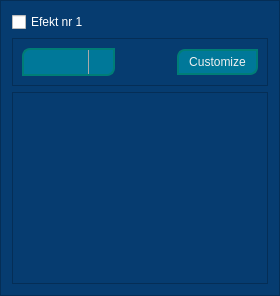
                     <widget class="QFrame" name="effect1_frame_2">
                      <property name="palette">
                       <palette>
                        <active>
                         <colorrole role="WindowText">
                          <brush brushstyle="SolidPattern">
                           <color alpha="255">
                            <red>255</red>
                            <green>255</green>
                            <blue>255</blue>
                           </color>
                          </brush>
                         </colorrole>
                         <colorrole role="Button">
                          <brush brushstyle="SolidPattern">
                           <color alpha="255">
                            <red>6</red>
                            <green>60</green>
                            <blue>112</blue>
                           </color>
                          </brush>
                         </colorrole>
                         <colorrole role="Base">
                          <brush brushstyle="SolidPattern">
                           <color alpha="255">
                            <red>6</red>
                            <green>60</green>
                            <blue>112</blue>
                           </color>
                          </brush>
                         </colorrole>
                         <colorrole role="Window">
                          <brush brushstyle="SolidPattern">
                           <color alpha="255">
                            <red>6</red>
                            <green>60</green>
                            <blue>112</blue>
                           </color>
                          </brush>
                         </colorrole>
                        </active>
                        <inactive>
                         <colorrole role="WindowText">
                          <brush brushstyle="SolidPattern">
                           <color alpha="255">
                            <red>255</red>
                            <green>255</green>
                            <blue>255</blue>
                           </color>
                          </brush>
                         </colorrole>
                         <colorrole role="Button">
                          <brush brushstyle="SolidPattern">
                           <color alpha="255">
                            <red>6</red>
                            <green>60</green>
                            <blue>112</blue>
                           </color>
                          </brush>
                         </colorrole>
                         <colorrole role="Base">
                          <brush brushstyle="SolidPattern">
                           <color alpha="255">
                            <red>6</red>
                            <green>60</green>
                            <blue>112</blue>
                           </color>
                          </brush>
                         </colorrole>
                         <colorrole role="Window">
                          <brush brushstyle="SolidPattern">
                           <color alpha="255">
                            <red>6</red>
                            <green>60</green>
                            <blue>112</blue>
                           </color>
                          </brush>
                         </colorrole>
                        </inactive>
                        <disabled>
                         <colorrole role="WindowText">
                          <brush brushstyle="SolidPattern">
                           <color alpha="255">
                            <red>190</red>
                            <green>190</green>
                            <blue>190</blue>
                           </color>
                          </brush>
                         </colorrole>
                         <colorrole role="Button">
                          <brush brushstyle="SolidPattern">
                           <color alpha="255">
                            <red>6</red>
                            <green>60</green>
                            <blue>112</blue>
                           </color>
                          </brush>
                         </colorrole>
                         <colorrole role="Base">
                          <brush brushstyle="SolidPattern">
                           <color alpha="255">
                            <red>6</red>
                            <green>60</green>
                            <blue>112</blue>
                           </color>
                          </brush>
                         </colorrole>
                         <colorrole role="Window">
                          <brush brushstyle="SolidPattern">
                           <color alpha="255">
                            <red>6</red>
                            <green>60</green>
                            <blue>112</blue>
                           </color>
                          </brush>
                         </colorrole>
                        </disabled>
                       </palette>
                      </property>
                      <property name="styleSheet">
                       <string notr="true"/>
                      </property>
                      <property name="frameShape">
                       <enum>QFrame::StyledPanel</enum>
                      </property>
                      <property name="frameShadow">
                       <enum>QFrame::Raised</enum>
                      </property>
                      <layout class="QVBoxLayout" name="verticalLayout_7">
                       <item>
                        <widget class="QCheckBox" name="effect1_active">
                         <property name="cursor">
                          <cursorShape>PointingHandCursor</cursorShape>
                         </property>
                         <property name="styleSheet">
                          <string notr="true">color: #fff;</string>
                         </property>
                         <property name="text">
                          <string>Efekt nr 1</string>
                         </property>
                        </widget>
                       </item>
                       <item>
                        <widget class="QFrame" name="effect1_choose_frame">
                         <property name="styleSheet">
                          <string notr="true"/>
                         </property>
                         <property name="frameShape">
                          <enum>QFrame::StyledPanel</enum>
                         </property>
                         <property name="frameShadow">
                          <enum>QFrame::Raised</enum>
                         </property>
                         <layout class="QHBoxLayout" name="horizontalLayout_9">
                          <item>
                           <widget class="QComboBox" name="effect1_choose_combobox">
                            <property name="sizePolicy">
                             <sizepolicy hsizetype="MinimumExpanding" vsizetype="Fixed">
                              <horstretch>0</horstretch>
                              <verstretch>0</verstretch>
                             </sizepolicy>
                            </property>
                            <property name="palette">
                             <palette>
                              <active>
                               <colorrole role="WindowText">
                                <brush brushstyle="SolidPattern">
                                 <color alpha="255">
                                  <red>255</red>
                                  <green>255</green>
                                  <blue>255</blue>
                                 </color>
                                </brush>
                               </colorrole>
                               <colorrole role="Button">
                                <brush brushstyle="SolidPattern">
                                 <color alpha="255">
                                  <red>0</red>
                                  <green>120</green>
                                  <blue>153</blue>
                                 </color>
                                </brush>
                               </colorrole>
                               <colorrole role="Text">
                                <brush brushstyle="SolidPattern">
                                 <color alpha="255">
                                  <red>255</red>
                                  <green>255</green>
                                  <blue>255</blue>
                                 </color>
                                </brush>
                               </colorrole>
                               <colorrole role="ButtonText">
                                <brush brushstyle="SolidPattern">
                                 <color alpha="255">
                                  <red>255</red>
                                  <green>255</green>
                                  <blue>255</blue>
                                 </color>
                                </brush>
                               </colorrole>
                               <colorrole role="Base">
                                <brush brushstyle="SolidPattern">
                                 <color alpha="255">
                                  <red>0</red>
                                  <green>120</green>
                                  <blue>153</blue>
                                 </color>
                                </brush>
                               </colorrole>
                               <colorrole role="Window">
                                <brush brushstyle="SolidPattern">
                                 <color alpha="255">
                                  <red>0</red>
                                  <green>120</green>
                                  <blue>153</blue>
                                 </color>
                                </brush>
                               </colorrole>
                               <colorrole role="PlaceholderText">
                                <brush brushstyle="NoBrush">
                                 <color alpha="128">
                                  <red>255</red>
                                  <green>255</green>
                                  <blue>255</blue>
                                 </color>
                                </brush>
                               </colorrole>
                              </active>
                              <inactive>
                               <colorrole role="WindowText">
                                <brush brushstyle="SolidPattern">
                                 <color alpha="255">
                                  <red>255</red>
                                  <green>255</green>
                                  <blue>255</blue>
                                 </color>
                                </brush>
                               </colorrole>
                               <colorrole role="Button">
                                <brush brushstyle="SolidPattern">
                                 <color alpha="255">
                                  <red>0</red>
                                  <green>120</green>
                                  <blue>153</blue>
                                 </color>
                                </brush>
                               </colorrole>
                               <colorrole role="Text">
                                <brush brushstyle="SolidPattern">
                                 <color alpha="255">
                                  <red>255</red>
                                  <green>255</green>
                                  <blue>255</blue>
                                 </color>
                                </brush>
                               </colorrole>
                               <colorrole role="ButtonText">
                                <brush brushstyle="SolidPattern">
                                 <color alpha="255">
                                  <red>255</red>
                                  <green>255</green>
                                  <blue>255</blue>
                                 </color>
                                </brush>
                               </colorrole>
                               <colorrole role="Base">
                                <brush brushstyle="SolidPattern">
                                 <color alpha="255">
                                  <red>0</red>
                                  <green>120</green>
                                  <blue>153</blue>
                                 </color>
                                </brush>
                               </colorrole>
                               <colorrole role="Window">
                                <brush brushstyle="SolidPattern">
                                 <color alpha="255">
                                  <red>0</red>
                                  <green>120</green>
                                  <blue>153</blue>
                                 </color>
                                </brush>
                               </colorrole>
                               <colorrole role="PlaceholderText">
                                <brush brushstyle="NoBrush">
                                 <color alpha="128">
                                  <red>255</red>
                                  <green>255</green>
                                  <blue>255</blue>
                                 </color>
                                </brush>
                               </colorrole>
                              </inactive>
                              <disabled>
                               <colorrole role="WindowText">
                                <brush brushstyle="SolidPattern">
                                 <color alpha="255">
                                  <red>255</red>
                                  <green>255</green>
                                  <blue>255</blue>
                                 </color>
                                </brush>
                               </colorrole>
                               <colorrole role="Button">
                                <brush brushstyle="SolidPattern">
                                 <color alpha="255">
                                  <red>0</red>
                                  <green>120</green>
                                  <blue>153</blue>
                                 </color>
                                </brush>
                               </colorrole>
                               <colorrole role="Text">
                                <brush brushstyle="SolidPattern">
                                 <color alpha="255">
                                  <red>255</red>
                                  <green>255</green>
                                  <blue>255</blue>
                                 </color>
                                </brush>
                               </colorrole>
                               <colorrole role="ButtonText">
                                <brush brushstyle="SolidPattern">
                                 <color alpha="255">
                                  <red>255</red>
                                  <green>255</green>
                                  <blue>255</blue>
                                 </color>
                                </brush>
                               </colorrole>
                               <colorrole role="Base">
                                <brush brushstyle="SolidPattern">
                                 <color alpha="255">
                                  <red>0</red>
                                  <green>120</green>
                                  <blue>153</blue>
                                 </color>
                                </brush>
                               </colorrole>
                               <colorrole role="Window">
                                <brush brushstyle="SolidPattern">
                                 <color alpha="255">
                                  <red>0</red>
                                  <green>120</green>
                                  <blue>153</blue>
                                 </color>
                                </brush>
                               </colorrole>
                               <colorrole role="PlaceholderText">
                                <brush brushstyle="NoBrush">
                                 <color alpha="128">
                                  <red>255</red>
                                  <green>255</green>
                                  <blue>255</blue>
                                 </color>
                                </brush>
                               </colorrole>
                              </disabled>
                             </palette>
                            </property>
                            <property name="cursor">
                             <cursorShape>PointingHandCursor</cursorShape>
                            </property>
                            <property name="styleSheet">
                             <string notr="true">QComboBox {
color: #fff;
padding: 4px 10px;
border: 2px solid #007D76;
background-color: #007899;
border-top-left-radius: 8px;
border-bottom-right-radius: 8px;
}
/*QComboBox::drop-down{
image: url(:/white_icons/customized/white_arrow_down2.png);
}*/
QComboBox::down-arrow{
image: url(:/white_icons/customized/white_arrow_down2.png);
top: 1px;
}
QComboBox::drop-down {
    subcontrol-origin: padding;
    subcontrol-position: top right;
    width: 24px;

    border-left-width: 1px;
    border-left-color: darkgray;
    border-left-style: solid; /* just a single line */
}
QComboBox:hover {
background-color: #008AB0;
}
QComboBox::drop-down:hover {
background-color: #008ADF;
border-radius: 12px;
}
QComboBox:on{
padding-left: 5px;
}
QComboBox::drop-down:on {
top: 3px;
}
QComoBox QAbstractItemView {
border-top-left-radius: 8px;
border-bottom-right-radius: 8px;
}</string>
                            </property>
                            <property name="currentText">
                             <string comment="Choose Effect" extracomment="Choose Effect"/>
                            </property>
                            <property name="placeholderText">
                             <string comment="Choose Effect" extracomment="Choose Effect"/>
                            </property>
                            <property name="frame">
                             <bool>true</bool>
                            </property>
                           </widget>
                          </item>
                          <item>
                           <spacer name="effect1_typeSpacer">
                            <property name="orientation">
                             <enum>Qt::Horizontal</enum>
                            </property>
                            <property name="sizeHint" stdset="0">
                             <size>
                              <width>40</width>
                              <height>20</height>
                             </size>
                            </property>
                           </spacer>
                          </item>
                          <item>
                           <widget class="QPushButton" name="effect1_customizeButton">
                            <property name="sizePolicy">
                             <sizepolicy hsizetype="Minimum" vsizetype="Fixed">
                              <horstretch>0</horstretch>
                              <verstretch>0</verstretch>
                             </sizepolicy>
                            </property>
                            <property name="cursor">
                             <cursorShape>PointingHandCursor</cursorShape>
                            </property>
                            <property name="styleSheet">
                             <string notr="true">QPushButton {
color: rgb(240, 240, 240);
padding: 4px 10px;
border: 2px solid #007D76;
background-color: #007899;
/*border-radius: 8px;*/
border-top-left-radius: 8px;
border-bottom-right-radius: 8px;
}
QPushButton:hover {
background-color: #008AB0;
}</string>
                            </property>
                            <property name="text">
                             <string>Customize</string>
                            </property>
                           </widget>
                          </item>
                         </layout>
                        </widget>
                       </item>
                       <item>
                        <widget class="QListView" name="effect1_summary">
                         <property name="spacing">
                          <number>2</number>
                         </property>
                        </widget>
                       </item>
                      </layout>
                     </widget>
